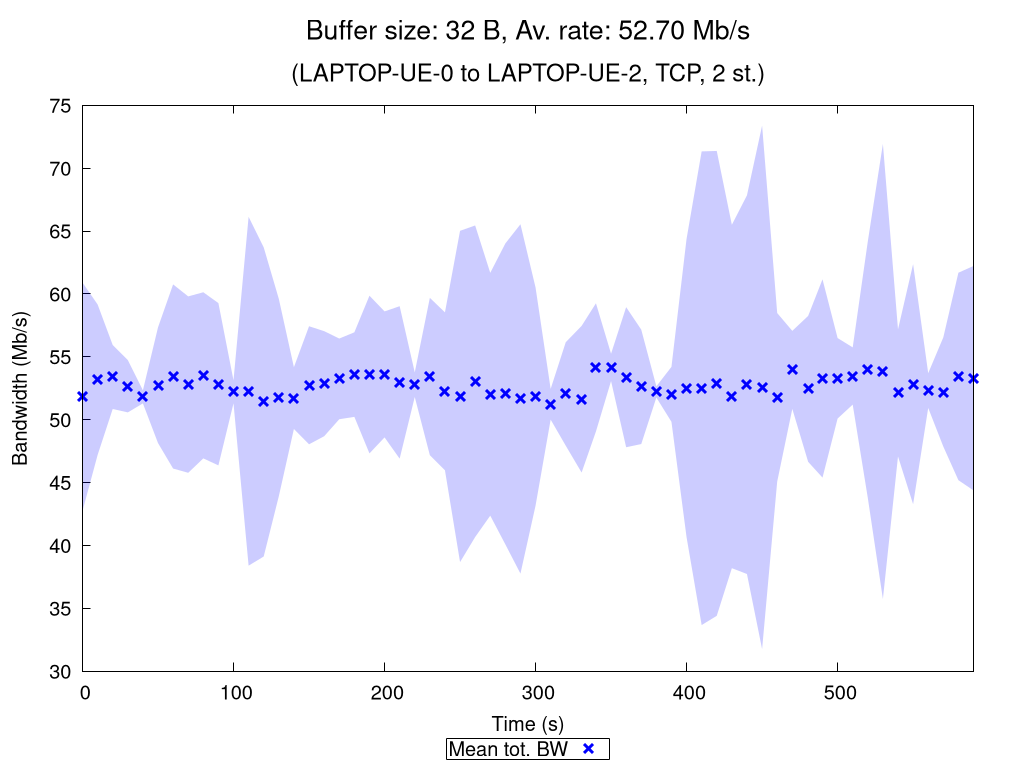

Write gnuplot code to recreate this figure.
set terminal pngcairo nocrop enhanced size 1024,768 font "Verdana,15"
set output "TCP_2_st_2020_10_17_18-23-59_one2two_00032B.png"

set title "{/=20 Buffer size: 32 B, Av. rate: 52.70 Mb/s}\n\n{/=18 (LAPTOP-UE-0 to LAPTOP-UE-2, TCP, 2 st.)}"

set xlabel "Time (s)"
set ylabel "Bandwidth (Mb/s)"
set ytics nomirror
set key bmargin center horizontal box samplen 1 width -1
set bmargin 4.6
set rmargin 4.5

rf = 1000000.0  # rate factor
set style fill transparent solid 0.2 noborder
set autoscale xfix
plot "TCP_2_st_2020_10_17_18-23-59_one2two_00032B_iperf_processed.dat" using 1:($2/rf-$3/rf):($2/rf+$3/rf) with filledcurves lc rgb "blue" notitle, \
     "" using 1:($2/rf) with points pt 2 ps 1.5 lw 3 lc rgb "blue" title "Mean tot. BW", \
